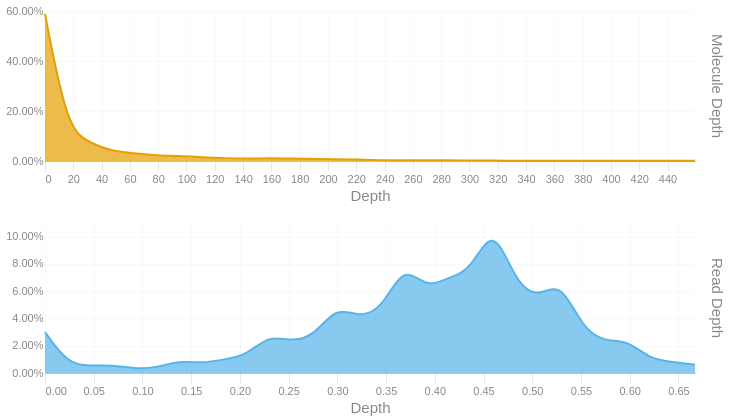

Notebook code for this chart:
### Code cell
readdep = depth_hist(tb['Read Depth'], q99, 3)
readdep = readdep.with_columns(pl.lit('Read Depth').alias('Metric'))
if not SKIPLR:
    moldep = depth_hist(tb['Molecule Depth'], mol_q99, 1)
    moldep = moldep.with_columns(pl.lit('Molecule Depth').alias('Metric'))
    _hist = pl.concat([readdep, moldep])
    _hist = _hist.filter(pl.col('Proportion') != 0)
    with SafeRender(_hist):
        (
            alt.Chart(_hist)        
            .mark_area(interpolate = "basis")
            .encode(
                x=alt.X('Bin:Q').scale(domainMin=0).axis(alt.Axis(title='Depth')),
                y = alt.Y('Proportion:Q', title = None).axis(format = '.2%'),
                color = alt.Color('Metric:N').legend(None),
                row = alt.Row("Metric:N").header(title = None, labelOrient = 'right'),
                tooltip = [
                    alt.Tooltip("Metric:N", title = "Metric"),
                    alt.Tooltip('Interval:N', title = "Depth Interval"),
                    alt.Tooltip('Proportion:Q', title = "% Alignments").format('.2%')
                ]
            )
            .resolve_scale(x='independent', y='independent')
            .properties(
                height = 150, width = 650,
                usermeta={'embedOptions': {'downloadFileName': f'{samplename}.depth.hist'}}
            )
        ).display()
else:
    readdep = readdep.filter(pl.col('Proportion') != 0)
    with SafeRender(readdep):
        (
            alt.Chart(readdep)        
            .mark_area(interpolate = "basis")
            .encode(
                x=alt.X('Bin:Q').scale(domainMin=0).axis(alt.Axis(title='Depth')),
                y = alt.Y('Proportion:Q', title = None).axis(format = '.2%'),
                tooltip = [
                    alt.Tooltip('Interval:N', title = "Depth Interval"),
                    alt.Tooltip('Proportion:Q', title = "% Alignments").format('.2%')
                ]
            )
            .properties(
                usermeta={'embedOptions': {'downloadFileName': f'{samplename}.depth.hist'}}
            )
        ).display()

### Figure 1 — Vega-Lite specification as saved in the notebook (floating-point values rounded to 4 significant figures)
{"width": 650, "height": 150, "config": {"title": {"anchor": "start", "dy": -15, "fontSize": 18, "color": "#888888", "subtitleColor": "#888888", "subtitleFontSize": 14}, "arc": {"fill": "#0072B2"}, "axis": {"domainColor": "#888888", "domainWidth": 0.5, "gridWidth": 0.2, "grid": false, "titleFontWeight": 400, "titleFontSize": 15, "labelFontSize": 11, "labelColor": "#888888", "tickColor": "#888888", "tickWidth": 0.2, "titleColor": "#888888"}, "axisBand": {"grid": false}, "axisX": {"grid": true, "tickSize": 10, "domainCap": "round"}, "axisY": {"domain": false, "grid": true, "tickSize": 0, "domainCap": "round"}, "background": "transparent", "header": {"labelFontSize": 15, "labelColor": "#888888", "titleFontSize": 15, "titleFontWeight": 600, "titleColor": "#888888"}, "legend": {"labelFont": "sans-serif", "labelFontSize": 12, "labelColor": "#888888", "symbolSize": 100, "symbolType": "circle", "titleFontSize": 12, "titlePadding": 10, "titleColor": "#888888", "title": null}, "range": {"category": ["#E69F00", "#56B4E9", "#009E73", "#F0E442", "#0072B2", "#D55E00", "#CC79A7", "#000000"], "diverging": ["#cfe8f3", "#a2d4ec", "#73bfe2", "#46abdb", "#1696d2", "#12719e"]}, "area": {"fill": "#0072B2", "fillOpacity": 0.7, "line": true, "strokeOpacity": 0.7}, "line": {"color": "#0072B2", "stroke": "#0072B2", "strokeWidth": 2}, "trail": {"color": "#0072B2", "stroke": "#0072B2", "strokeWidth": 0, "size": 1}, "point": {"filled": true, "fillOpacity": 1.0, "size": 95}, "text": {"color": "#888888", "fontSize": 11, "align": "right", "fontWeight": 400, "size": 11}, "bar": {"fill": "#0072B2", "stroke": null}, "view": {"stroke": null, "continuousWidth": 660, "continuousHeight": 400}}, "data": {"name": "data-498f4473a0a1b67cdfa25bd93eabcc42"}, "mark": {"type": "area", "interpolate": "basis"}, "encoding": {"color": {"field": "Metric", "legend": null, "type": "nominal"}, "row": {"field": "Metric", "header": {"title": null, "labelOrient": "right"}, "type": "nominal"}, "tooltip": [{"field": "Metric", "title": "Metric", "type": "nominal"}, {"field": "Interval", "title": "Depth Interval", "type": "nominal"}, {"field": "Proportion", "format": ".2%", "title": "% Alignments", "type": "quantitative"}], "x": {"axis": {"title": "Depth"}, "field": "Bin", "scale": {"domainMin": 0}, "type": "quantitative"}, "y": {"axis": {"format": ".2%"}, "field": "Proportion", "title": null, "type": "quantitative"}}, "resolve": {"scale": {"x": "independent", "y": "independent"}}, "usermeta": {"embedOptions": {"downloadFileName": "S6_Altamaha_3947.depth.hist"}}, "$schema": "https://vega.github.io/schema/vega-lite/v6.1.0.json", "datasets": {"data-498f4473a0a1b67cdfa25bd93eabcc42": [{"Bin": 0.0, "Interval": "0.0-0.023", "Proportion": 0.03, "Metric": "Read Depth"}, {"Bin": 0.023, "Interval": "0.023-0.046", "Proportion": 0.007, "Metric": "Read Depth"}, {"Bin": 0.046, "Interval": "0.046-0.069", "Proportion": 0.005, "Metric": "Read Depth"}, {"Bin": 0.069, "Interval": "0.069-0.092", "Proportion": 0.006, "Metric": "Read Depth"}, {"Bin": 0.092, "Interval": "0.092-0.115", "Proportion": 0.003, "Metric": "Read Depth"}, {"Bin": 0.115, "Interval": "0.115-0.138", "Proportion": 0.004, "Metric": "Read Depth"}, {"Bin": 0.138, "Interval": "0.138-0.161", "Proportion": 0.009, "Metric": "Read Depth"}, {"Bin": 0.161, "Interval": "0.161-0.184", "Proportion": 0.007, "Metric": "Read Depth"}, {"Bin": 0.184, "Interval": "0.184-0.207", "Proportion": 0.01, "Metric": "Read Depth"}, {"Bin": 0.207, "Interval": "0.207-0.23", "Proportion": 0.013, "Metric": "Read Depth"}, {"Bin": 0.23, "Interval": "0.23-0.253", "Proportion": 0.028, "Metric": "Read Depth"}, {"Bin": 0.253, "Interval": "0.253-0.276", "Proportion": 0.023, "Metric": "Read Depth"}, {"Bin": 0.276, "Interval": "0.276-0.299", "Proportion": 0.027, "Metric": "Read Depth"}, {"Bin": 0.299, "Interval": "0.299-0.322", "Proportion": 0.049, "Metric": "Read Depth"}, {"Bin": 0.322, "Interval": "0.322-0.345", "Proportion": 0.041, "Metric": "Read Depth"}, {"Bin": 0.345, "Interval": "0.345-0.368", "Proportion": 0.046, "Metric": "Read Depth"}, {"Bin": 0.368, "Interval": "0.368-0.391", "Proportion": 0.08, "Metric": "Read Depth"}, {"Bin": 0.391, "Interval": "0.391-0.414", "Proportion": 0.062, "Metric": "Read Depth"}, {"Bin": 0.414, "Interval": "0.414-0.437", "Proportion": 0.07, "Metric": "Read Depth"}, {"Bin": 0.437, "Interval": "0.437-0.46", "Proportion": 0.075, "Metric": "Read Depth"}, {"Bin": 0.46, "Interval": "0.46-0.483", "Proportion": 0.11, "Metric": "Read Depth"}, {"Bin": 0.483, "Interval": "0.483-0.506", "Proportion": 0.066, "Metric": "Read Depth"}, {"Bin": 0.506, "Interval": "0.506-0.529", "Proportion": 0.055, "Metric": "Read Depth"}, {"Bin": 0.529, "Interval": "0.529-0.552", "Proportion": 0.068, "Metric": "Read Depth"}, {"Bin": 0.552, "Interval": "0.552-0.575", "Proportion": 0.032, "Metric": "Read Depth"}, {"Bin": 0.575, "Interval": "0.575-0.598", "Proportion": 0.023, "Metric": "Read Depth"}, {"Bin": 0.598, "Interval": "0.598-0.621", "Proportion": 0.024, "Metric": "Read Depth"}, {"Bin": 0.621, "Interval": "0.621-0.644", "Proportion": 0.01, "Metric": "Read Depth"}, {"Bin": 0.644, "Interval": "0.644-0.667", "Proportion": 0.008, "Metric": "Read Depth"}, {"Bin": 0.667, "Interval": "0.667-0.69", "Proportion": 0.006, "Metric": "Read Depth"}, {"Bin": 0.0, "Interval": "0.0-15.8", "Proportion": 0.588, "Metric": "Molecule Depth"}, {"Bin": 15.8, "Interval": "15.8-31.7", "Proportion": 0.126, "Metric": "Molecule Depth"}, {"Bin": 31.7, "Interval": "31.7-47.5", "Proportion": 0.073, "Metric": "Molecule Depth"}, {"Bin": 47.5, "Interval": "47.5-63.4", "Proportion": 0.038, "Metric": "Molecule Depth"}, {"Bin": 63.4, "Interval": "63.4-79.2", "Proportion": 0.031, "Metric": "Molecule Depth"}, {"Bin": 79.2, "Interval": "79.2-95.0", "Proportion": 0.022, "Metric": "Molecule Depth"}, {"Bin": 95.0, "Interval": "95.0-110.9", "Proportion": 0.021, "Metric": "Molecule Depth"}, {"Bin": 110.9, "Interval": "110.9-126.7", "Proportion": 0.015, "Metric": "Molecule Depth"}, {"Bin": 126.7, "Interval": "126.7-142.6", "Proportion": 0.011, "Metric": "Molecule Depth"}, {"Bin": 142.6, "Interval": "142.6-158.4", "Proportion": 0.01, "Metric": "Molecule Depth"}, {"Bin": 158.4, "Interval": "158.4-174.3", "Proportion": 0.011, "Metric": "Molecule Depth"}, {"Bin": 174.3, "Interval": "174.3-190.1", "Proportion": 0.01, "Metric": "Molecule Depth"}, {"Bin": 190.1, "Interval": "190.1-205.9", "Proportion": 0.008, "Metric": "Molecule Depth"}, {"Bin": 205.9, "Interval": "205.9-221.8", "Proportion": 0.007, "Metric": "Molecule Depth"}, {"Bin": 221.8, "Interval": "221.8-237.6", "Proportion": 0.006, "Metric": "Molecule Depth"}, {"Bin": 237.6, "Interval": "237.6-253.5", "Proportion": 0.003, "Metric": "Molecule Depth"}, {"Bin": 253.5, "Interval": "253.5-269.3", "Proportion": 0.003, "Metric": "Molecule Depth"}, {"Bin": 269.3, "Interval": "269.3-285.1", "Proportion": 0.003, "Metric": "Molecule Depth"}, {"Bin": 285.1, "Interval": "285.1-301.0", "Proportion": 0.004, "Metric": "Molecule Depth"}, {"Bin": 301.0, "Interval": "301.0-316.8", "Proportion": 0.001, "Metric": "Molecule Depth"}, {"Bin": 316.8, "Interval": "316.8-332.7", "Proportion": 0.002, "Metric": "Molecule Depth"}, {"Bin": 332.7, "Interval": "332.7-348.5", "Proportion": 0.001, "Metric": "Molecule Depth"}, {"Bin": 348.5, "Interval": "348.5-364.4", "Proportion": 0.001, "Metric": "Molecule Depth"}, {"Bin": 364.4, "Interval": "364.4-380.2", "Proportion": 0.001, "Metric": "Molecule Depth"}, {"Bin": 380.2, "Interval": "380.2-396.0", "Proportion": 0.001, "Metric": "Molecule Depth"}, {"Bin": 396.0, "Interval": "396.0-411.9", "Proportion": 0.001, "Metric": "Molecule Depth"}, {"Bin": 411.9, "Interval": "411.9-427.7", "Proportion": 0.001, "Metric": "Molecule Depth"}, {"Bin": 427.7, "Interval": "427.7-443.6", "Proportion": 0.001, "Metric": "Molecule Depth"}, {"Bin": 443.6, "Interval": "443.6-459.4", "Proportion": 0.001, "Metric": "Molecule Depth"}, {"Bin": 459.4, "Interval": "459.4-475.24", "Proportion": 0.001, "Metric": "Molecule Depth"}]}}
